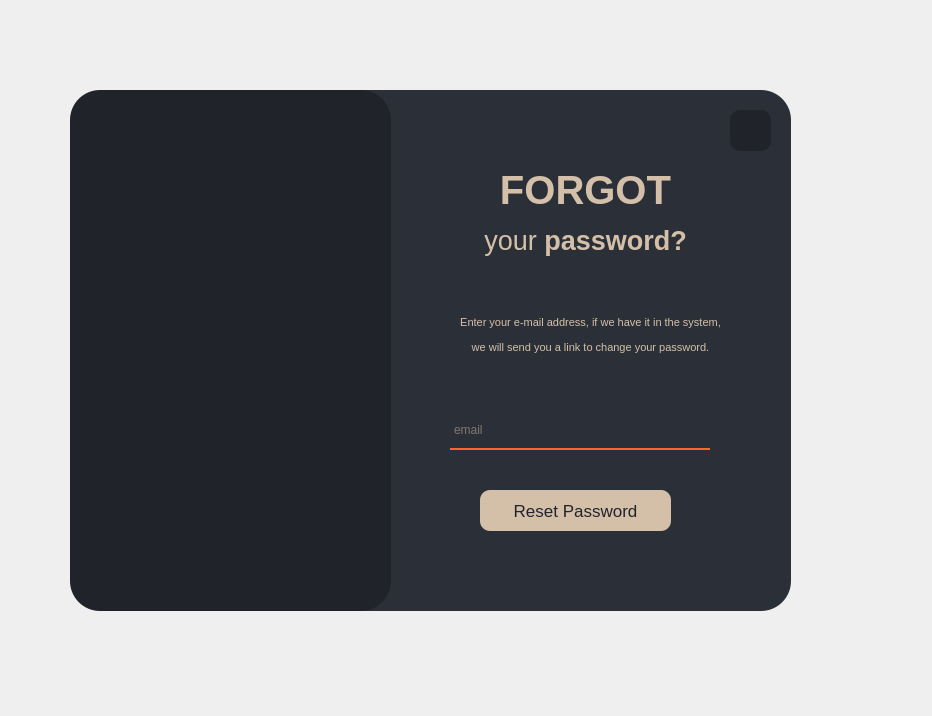
<?xml version="1.0" encoding="UTF-8"?>
<ui version="4.0">
 <class>Form</class>
 <widget class="QWidget" name="Form">
  <property name="geometry">
   <rect>
    <x>0</x>
    <y>0</y>
    <width>932</width>
    <height>716</height>
   </rect>
  </property>
  <property name="windowTitle">
   <string>Form</string>
  </property>
  <widget class="QWidget" name="widget" native="true">
   <property name="geometry">
    <rect>
     <x>30</x>
     <y>60</y>
     <width>871</width>
     <height>611</height>
    </rect>
   </property>
   <widget class="QLabel" name="label">
    <property name="geometry">
     <rect>
      <x>250</x>
      <y>30</y>
      <width>511</width>
      <height>521</height>
     </rect>
    </property>
    <property name="styleSheet">
     <string notr="true">background-color: #2b3038;
border-radius: 30px;</string>
    </property>
    <property name="text">
     <string>TextLabel</string>
    </property>
   </widget>
   <widget class="QLabel" name="label_2">
    <property name="geometry">
     <rect>
      <x>40</x>
      <y>30</y>
      <width>321</width>
      <height>521</height>
     </rect>
    </property>
    <property name="styleSheet">
     <string notr="true">background-color: #20242a;
border-radius: 30px;</string>
    </property>
    <property name="text">
     <string/>
    </property>
   </widget>
   <widget class="QLabel" name="label_3">
    <property name="geometry">
     <rect>
      <x>360</x>
      <y>90</y>
      <width>391</width>
      <height>81</height>
     </rect>
    </property>
    <property name="font">
     <font>
      <family>Segoe UI</family>
      <pointsize>30</pointsize>
     </font>
    </property>
    <property name="styleSheet">
     <string notr="true">color: rgb(212, 192, 169);</string>
    </property>
    <property name="text">
     <string>&lt;html&gt;&lt;head/&gt;&lt;body&gt;&lt;p&gt;&lt;span style=&quot; font-weight:600;&quot;&gt;FORGOT&lt;/span&gt;&lt;/p&gt;&lt;/body&gt;&lt;/html&gt;</string>
    </property>
    <property name="alignment">
     <set>Qt::AlignCenter</set>
    </property>
   </widget>
   <widget class="QLineEdit" name="emailLabel">
    <property name="geometry">
     <rect>
      <x>420</x>
      <y>350</y>
      <width>260</width>
      <height>40</height>
     </rect>
    </property>
    <property name="font">
     <font>
      <family>Segoe UI</family>
      <pointsize>9</pointsize>
     </font>
    </property>
    <property name="styleSheet">
     <string notr="true">background-color: rgba(0,0,0,0);
border: 2px solid rgba(0,0,0,0);
border-bottom-color: #ff662b;
color: rgb(212, 192, 169);
paddinf-bottom: 7px;</string>
    </property>
    <property name="placeholderText">
     <string>email</string>
    </property>
   </widget>
   <widget class="QPushButton" name="resetButton">
    <property name="geometry">
     <rect>
      <x>450</x>
      <y>430</y>
      <width>191</width>
      <height>41</height>
     </rect>
    </property>
    <property name="font">
     <font>
      <family>Segoe UI</family>
      <pointsize>13</pointsize>
     </font>
    </property>
    <property name="styleSheet">
     <string notr="true">QPushButton{
background-color:  rgb(212, 192, 169);
color: #20242a;
border-radius: 10px;
}
QPushButton:hover{
background-color: #837c73;
}

QPushButton:pressed{
padding-left: 5px;
padding-right: 5px;
background-position: calc(100% - 10px)center;
background-color: #ff662b;;
}</string>
    </property>
    <property name="text">
     <string>Reset Password</string>
    </property>
   </widget>
   <widget class="QLabel" name="label_4">
    <property name="geometry">
     <rect>
      <x>360</x>
      <y>240</y>
      <width>401</width>
      <height>71</height>
     </rect>
    </property>
    <property name="font">
     <font>
      <family>Segoe UI</family>
      <pointsize>34</pointsize>
     </font>
    </property>
    <property name="styleSheet">
     <string notr="true">color: rgb(212, 192, 169);</string>
    </property>
    <property name="text">
     <string>&lt;html&gt;&lt;head/&gt;&lt;body&gt;&lt;p align=&quot;center&quot;&gt;&lt;span style=&quot; font-size:8pt;&quot;&gt;Enter your e-mail address, if we have it in the system,&lt;/span&gt;&lt;/p&gt;&lt;p align=&quot;center&quot;&gt;&lt;span style=&quot; font-size:8pt;&quot;&gt; we will send you a link to change your password.&lt;/span&gt;&lt;/p&gt;&lt;/body&gt;&lt;/html&gt;</string>
    </property>
    <property name="alignment">
     <set>Qt::AlignCenter</set>
    </property>
   </widget>
   <widget class="QLabel" name="label_5">
    <property name="geometry">
     <rect>
      <x>360</x>
      <y>140</y>
      <width>391</width>
      <height>81</height>
     </rect>
    </property>
    <property name="font">
     <font>
      <family>Segoe UI</family>
      <pointsize>20</pointsize>
     </font>
    </property>
    <property name="styleSheet">
     <string notr="true">color: rgb(212, 192, 169);</string>
    </property>
    <property name="text">
     <string>&lt;html&gt;&lt;head/&gt;&lt;body&gt;&lt;p&gt;your &lt;span style=&quot; font-weight:600;&quot;&gt;password?&lt;/span&gt;&lt;/p&gt;&lt;/body&gt;&lt;/html&gt;</string>
    </property>
    <property name="alignment">
     <set>Qt::AlignCenter</set>
    </property>
   </widget>
   <widget class="QPushButton" name="backToLoginButton">
    <property name="geometry">
     <rect>
      <x>700</x>
      <y>50</y>
      <width>41</width>
      <height>41</height>
     </rect>
    </property>
    <property name="font">
     <font>
      <family>Segoe UI</family>
      <pointsize>13</pointsize>
     </font>
    </property>
    <property name="styleSheet">
     <string notr="true">QPushButton{
background-color: #20242a;
color: #20242a;
border-radius: 10px;
}
QPushButton:hover{
background-color: black;
}
</string>
    </property>
    <property name="text">
     <string/>
    </property>
    <property name="icon">
     <iconset>
      <normaloff>../../icons/x_icon.png</normaloff>../../icons/x_icon.png</iconset>
    </property>
    <property name="iconSize">
     <size>
      <width>30</width>
      <height>30</height>
     </size>
    </property>
   </widget>
  </widget>
 </widget>
 <resources/>
 <connections/>
</ui>
